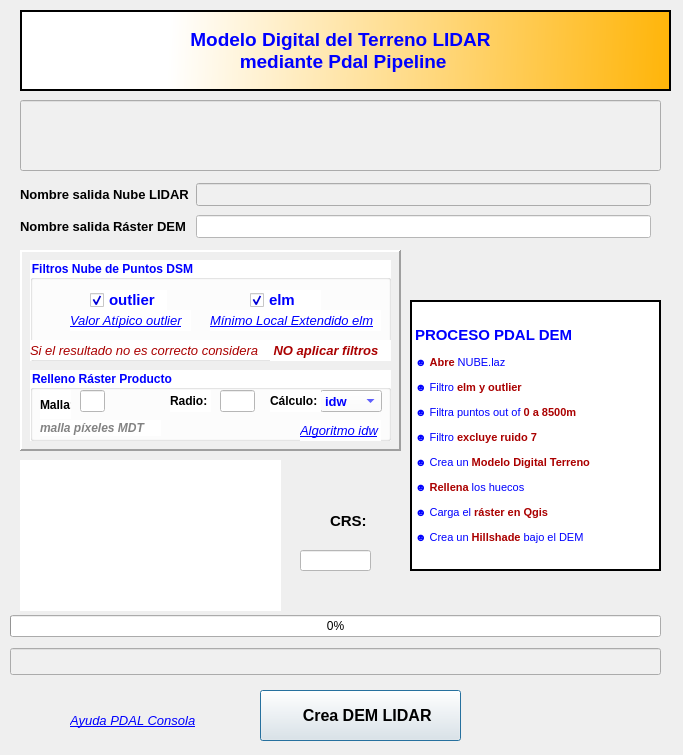
 <widget class="QDialog" name="Formulario">
  <property name="geometry">
   <rect>
    <x>0</x>
    <y>0</y>
    <width>683</width>
    <height>755</height>
   </rect>
  </property>
  <property name="font">
   <font>
    <family>Arial</family>
   </font>
  </property>
  <property name="windowTitle">
   <string>Proceso DEM nube de puntos LIDAR</string>
  </property>
  <property name="windowIcon">
   <iconset>
    <normaloff>../icons/contour.png</normaloff>../icons/contour.png</iconset>
  </property>
  <property name="windowOpacity">
   <double>1.000000000000000</double>
  </property>
  <property name="modal">
   <bool>true</bool>
  </property>
  <widget class="QLabel" name="lbicon">
   <property name="geometry">
    <rect>
     <x>30</x>
     <y>20</y>
     <width>71</width>
     <height>61</height>
    </rect>
   </property>
   <property name="maximumSize">
    <size>
     <width>200</width>
     <height>200</height>
    </size>
   </property>
   <property name="cursor">
    <cursorShape>ArrowCursor</cursorShape>
   </property>
   <property name="text">
    <string/>
   </property>
   <property name="pixmap">
    <pixmap>../../../../../../../../../../.designer/icons/ICONACBDEM.png</pixmap>
   </property>
   <property name="scaledContents">
    <bool>true</bool>
   </property>
   <property name="alignment">
    <set>Qt::AlignCenter</set>
   </property>
   <property name="openExternalLinks">
    <bool>false</bool>
   </property>
  </widget>
  <widget class="QLabel" name="lbmarco">
   <property name="geometry">
    <rect>
     <x>20</x>
     <y>10</y>
     <width>651</width>
     <height>81</height>
    </rect>
   </property>
   <property name="maximumSize">
    <size>
     <width>16777215</width>
     <height>55555</height>
    </size>
   </property>
   <property name="font">
    <font>
     <family>Cascadia Code</family>
     <pointsize>18</pointsize>
     <weight>75</weight>
     <italic>true</italic>
     <bold>true</bold>
    </font>
   </property>
   <property name="styleSheet">
    <string notr="true">background-color: qlineargradient(spread:reflect, x1:0, y1:0, x2:1, y2:0.00568182, stop:0.230337 rgba(255, 255, 255, 255), stop:1 rgba(255, 181, 10, 255));</string>
   </property>
   <property name="frameShape">
    <enum>QFrame::Box</enum>
   </property>
   <property name="frameShadow">
    <enum>QFrame::Plain</enum>
   </property>
   <property name="lineWidth">
    <number>2</number>
   </property>
   <property name="text">
    <string>&lt;html&gt;&lt;head/&gt;&lt;body&gt;&lt;p&gt;&lt;br/&gt;&lt;/p&gt;&lt;/body&gt;&lt;/html&gt;</string>
   </property>
   <property name="alignment">
    <set>Qt::AlignCenter</set>
   </property>
  </widget>
  <widget class="QPushButton" name="pbpdal">
   <property name="geometry">
    <rect>
     <x>260</x>
     <y>690</y>
     <width>201</width>
     <height>51</height>
    </rect>
   </property>
   <property name="maximumSize">
    <size>
     <width>300</width>
     <height>80</height>
    </size>
   </property>
   <property name="font">
    <font>
     <family>Arial</family>
     <pointsize>12</pointsize>
     <weight>75</weight>
     <bold>true</bold>
    </font>
   </property>
   <property name="cursor">
    <cursorShape>PointingHandCursor</cursorShape>
   </property>
   <property name="mouseTracking">
    <bool>false</bool>
   </property>
   <property name="text">
    <string>   Crea DEM LIDAR</string>
   </property>
   <property name="icon">
    <iconset>
     <normaloff>../icons/contour.png</normaloff>../icons/contour.png</iconset>
   </property>
   <property name="iconSize">
    <size>
     <width>40</width>
     <height>40</height>
    </size>
   </property>
   <property name="autoDefault">
    <bool>true</bool>
   </property>
  </widget>
  <widget class="QLabel" name="label_38">
   <property name="geometry">
    <rect>
     <x>120</x>
     <y>20</y>
     <width>441</width>
     <height>61</height>
    </rect>
   </property>
   <property name="maximumSize">
    <size>
     <width>800</width>
     <height>16777215</height>
    </size>
   </property>
   <property name="font">
    <font>
     <family>Arial</family>
     <pointsize>14</pointsize>
     <weight>75</weight>
     <italic>false</italic>
     <bold>true</bold>
    </font>
   </property>
   <property name="styleSheet">
    <string notr="true">color: rgb(0, 0, 255);</string>
   </property>
   <property name="text">
    <string>Modelo Digital del Terreno LIDAR
 mediante Pdal Pipeline</string>
   </property>
   <property name="alignment">
    <set>Qt::AlignCenter</set>
   </property>
  </widget>
  <widget class="QLineEdit" name="lbproceso">
   <property name="geometry">
    <rect>
     <x>20</x>
     <y>100</y>
     <width>641</width>
     <height>71</height>
    </rect>
   </property>
   <property name="font">
    <font>
     <family>Arial</family>
     <pointsize>13</pointsize>
     <weight>75</weight>
     <bold>true</bold>
    </font>
   </property>
   <property name="styleSheet">
    <string notr="true">background-color: rgb(240, 240, 240);
color: rgb(170, 0, 0);</string>
   </property>
   <property name="inputMethodHints">
    <set>Qt::ImhMultiLine</set>
   </property>
   <property name="alignment">
    <set>Qt::AlignJustify|Qt::AlignVCenter</set>
   </property>
   <property name="dragEnabled">
    <bool>false</bool>
   </property>
  </widget>
  <widget class="QWidget" name="layoutWidget">
   <property name="geometry">
    <rect>
     <x>10</x>
     <y>610</y>
     <width>651</width>
     <height>71</height>
    </rect>
   </property>
   <layout class="QGridLayout" name="gridLayout">
    <item row="0" column="0">
     <widget class="QProgressBar" name="barra">
      <property name="minimum">
       <number>0</number>
      </property>
      <property name="maximum">
       <number>100</number>
      </property>
      <property name="value">
       <number>0</number>
      </property>
      <property name="orientation">
       <enum>Qt::Horizontal</enum>
      </property>
      <property name="invertedAppearance">
       <bool>false</bool>
      </property>
      <property name="textDirection">
       <enum>QProgressBar::TopToBottom</enum>
      </property>
     </widget>
    </item>
    <item row="1" column="0">
     <widget class="QLineEdit" name="lbproceso1">
      <property name="font">
       <font>
        <family>Arial</family>
        <pointsize>12</pointsize>
        <weight>75</weight>
        <bold>true</bold>
       </font>
      </property>
      <property name="styleSheet">
       <string notr="true">background-color: rgb(240, 240, 240);
color: rgb(0, 0, 255);</string>
      </property>
     </widget>
    </item>
   </layout>
  </widget>
  <widget class="QLabel" name="lbproceso2">
   <property name="geometry">
    <rect>
     <x>50</x>
     <y>580</y>
     <width>81</width>
     <height>21</height>
    </rect>
   </property>
   <property name="font">
    <font>
     <family>Arial</family>
     <pointsize>11</pointsize>
     <weight>9</weight>
     <italic>false</italic>
     <bold>false</bold>
    </font>
   </property>
   <property name="styleSheet">
    <string notr="true">color: rgb(0, 0, 0);
font: 75 11pt &quot;Arial&quot;;</string>
   </property>
   <property name="frameShape">
    <enum>QFrame::NoFrame</enum>
   </property>
   <property name="frameShadow">
    <enum>QFrame::Plain</enum>
   </property>
   <property name="lineWidth">
    <number>1</number>
   </property>
   <property name="midLineWidth">
    <number>1</number>
   </property>
   <property name="text">
    <string>&lt;html&gt;&lt;head/&gt;&lt;body&gt;&lt;p&gt;&lt;br/&gt;&lt;/p&gt;&lt;/body&gt;&lt;/html&gt;</string>
   </property>
   <property name="alignment">
    <set>Qt::AlignCenter</set>
   </property>
  </widget>
  <widget class="QLabel" name="lbicon_3">
   <property name="geometry">
    <rect>
     <x>30</x>
     <y>20</y>
     <width>51</width>
     <height>51</height>
    </rect>
   </property>
   <property name="maximumSize">
    <size>
     <width>200</width>
     <height>200</height>
    </size>
   </property>
   <property name="cursor">
    <cursorShape>ArrowCursor</cursorShape>
   </property>
   <property name="text">
    <string/>
   </property>
   <property name="pixmap">
    <pixmap>../icons/contour.png</pixmap>
   </property>
   <property name="scaledContents">
    <bool>true</bool>
   </property>
   <property name="alignment">
    <set>Qt::AlignCenter</set>
   </property>
   <property name="openExternalLinks">
    <bool>false</bool>
   </property>
  </widget>
  <widget class="QLabel" name="lbicon_4">
   <property name="geometry">
    <rect>
     <x>600</x>
     <y>20</y>
     <width>61</width>
     <height>61</height>
    </rect>
   </property>
   <property name="maximumSize">
    <size>
     <width>200</width>
     <height>200</height>
    </size>
   </property>
   <property name="cursor">
    <cursorShape>ArrowCursor</cursorShape>
   </property>
   <property name="text">
    <string/>
   </property>
   <property name="pixmap">
    <pixmap>../icons/pdal.png</pixmap>
   </property>
   <property name="scaledContents">
    <bool>true</bool>
   </property>
   <property name="alignment">
    <set>Qt::AlignCenter</set>
   </property>
   <property name="openExternalLinks">
    <bool>false</bool>
   </property>
  </widget>
  <widget class="QWidget" name="layoutWidget">
   <property name="geometry">
    <rect>
     <x>20</x>
     <y>180</y>
     <width>631</width>
     <height>63</height>
    </rect>
   </property>
   <layout class="QGridLayout" name="gridLayout_3">
    <item row="0" column="0">
     <widget class="QLabel" name="label_36">
      <property name="maximumSize">
       <size>
        <width>300</width>
        <height>16777215</height>
       </size>
      </property>
      <property name="font">
       <font>
        <family>Arial</family>
        <pointsize>10</pointsize>
        <weight>75</weight>
        <italic>false</italic>
        <bold>true</bold>
       </font>
      </property>
      <property name="text">
       <string>Nombre salida Nube LIDAR</string>
      </property>
     </widget>
    </item>
    <item row="0" column="1">
     <widget class="QLineEdit" name="qlelidar">
      <property name="font">
       <font>
        <family>Arial</family>
        <pointsize>10</pointsize>
        <weight>75</weight>
        <bold>true</bold>
       </font>
      </property>
      <property name="styleSheet">
       <string notr="true">background-color: rgb(240, 240, 240);</string>
      </property>
      <property name="alignment">
       <set>Qt::AlignRight|Qt::AlignTrailing|Qt::AlignVCenter</set>
      </property>
      <property name="readOnly">
       <bool>true</bool>
      </property>
     </widget>
    </item>
    <item row="1" column="1">
     <widget class="QLineEdit" name="qleraster">
      <property name="font">
       <font>
        <family>Arial</family>
        <pointsize>10</pointsize>
        <weight>75</weight>
        <bold>true</bold>
       </font>
      </property>
      <property name="styleSheet">
       <string notr="true">background-color: rgb(255, 255, 255);</string>
      </property>
      <property name="alignment">
       <set>Qt::AlignRight|Qt::AlignTrailing|Qt::AlignVCenter</set>
      </property>
     </widget>
    </item>
    <item row="1" column="0">
     <widget class="QLabel" name="label_35">
      <property name="maximumSize">
       <size>
        <width>300</width>
        <height>16777215</height>
       </size>
      </property>
      <property name="font">
       <font>
        <family>Arial</family>
        <pointsize>10</pointsize>
        <weight>75</weight>
        <italic>false</italic>
        <bold>true</bold>
       </font>
      </property>
      <property name="text">
       <string>Nombre salida Ráster DEM</string>
      </property>
     </widget>
    </item>
   </layout>
  </widget>
  <widget class="QLabel" name="lbicon_5">
   <property name="geometry">
    <rect>
     <x>300</x>
     <y>500</y>
     <width>31</width>
     <height>31</height>
    </rect>
   </property>
   <property name="maximumSize">
    <size>
     <width>200</width>
     <height>200</height>
    </size>
   </property>
   <property name="cursor">
    <cursorShape>ArrowCursor</cursorShape>
   </property>
   <property name="text">
    <string/>
   </property>
   <property name="pixmap">
    <pixmap>../icons/CRS.png</pixmap>
   </property>
   <property name="scaledContents">
    <bool>true</bool>
   </property>
   <property name="alignment">
    <set>Qt::AlignCenter</set>
   </property>
   <property name="openExternalLinks">
    <bool>false</bool>
   </property>
  </widget>
  <widget class="QLineEdit" name="qlecrs">
   <property name="geometry">
    <rect>
     <x>300</x>
     <y>550</y>
     <width>71</width>
     <height>21</height>
    </rect>
   </property>
   <property name="font">
    <font>
     <family>Arial</family>
     <pointsize>11</pointsize>
     <weight>75</weight>
     <bold>true</bold>
    </font>
   </property>
   <property name="styleSheet">
    <string notr="true">background-color: rgb(255, 255, 255);</string>
   </property>
   <property name="text">
    <string/>
   </property>
   <property name="alignment">
    <set>Qt::AlignRight|Qt::AlignTrailing|Qt::AlignVCenter</set>
   </property>
   <property name="dragEnabled">
    <bool>false</bool>
   </property>
   <property name="readOnly">
    <bool>true</bool>
   </property>
  </widget>
  <widget class="QLabel" name="label_37">
   <property name="geometry">
    <rect>
     <x>330</x>
     <y>510</y>
     <width>41</width>
     <height>21</height>
    </rect>
   </property>
   <property name="maximumSize">
    <size>
     <width>70</width>
     <height>16777215</height>
    </size>
   </property>
   <property name="font">
    <font>
     <family>Arial</family>
     <pointsize>11</pointsize>
     <weight>75</weight>
     <italic>false</italic>
     <bold>true</bold>
    </font>
   </property>
   <property name="text">
    <string>CRS:</string>
   </property>
  </widget>
  <widget class="QLabel" name="lbinfo">
   <property name="geometry">
    <rect>
     <x>410</x>
     <y>300</y>
     <width>251</width>
     <height>271</height>
    </rect>
   </property>
   <property name="sizePolicy">
    <sizepolicy hsizetype="Minimum" vsizetype="Minimum">
     <horstretch>0</horstretch>
     <verstretch>0</verstretch>
    </sizepolicy>
   </property>
   <property name="font">
    <font>
     <family>Arial</family>
     <pointsize>10</pointsize>
     <weight>50</weight>
     <italic>false</italic>
     <bold>false</bold>
    </font>
   </property>
   <property name="styleSheet">
    <string notr="true">background-color: rgb(255, 255, 255);</string>
   </property>
   <property name="frameShape">
    <enum>QFrame::Box</enum>
   </property>
   <property name="frameShadow">
    <enum>QFrame::Plain</enum>
   </property>
   <property name="lineWidth">
    <number>2</number>
   </property>
   <property name="text">
    <string>&lt;html&gt;&lt;head/&gt;&lt;body&gt;&lt;p&gt;&lt;span style=&quot; font-size:11pt; font-weight:600; color:#0000ff;&quot;&gt;PROCESO PDAL DEM&lt;/span&gt;&lt;/p&gt;&lt;p&gt;&lt;span style=&quot; font-size:8pt; color:#0000ff;&quot;&gt;☻ &lt;/span&gt;&lt;span style=&quot; font-size:8pt; font-weight:600; color:#aa0000;&quot;&gt;Abre&lt;/span&gt;&lt;span style=&quot; font-size:8pt; color:#0000ff;&quot;&gt; NUBE.laz&lt;/span&gt;&lt;/p&gt;&lt;p&gt;&lt;span style=&quot; font-size:8pt; color:#0000ff;&quot;&gt;☻ Filtro &lt;/span&gt;&lt;span style=&quot; font-size:8pt; font-weight:600; color:#aa0000;&quot;&gt;elm y outlier&lt;/span&gt;&lt;/p&gt;&lt;p&gt;&lt;span style=&quot; font-size:8pt; color:#0000ff;&quot;&gt;☻ Filtra puntos out of &lt;/span&gt;&lt;span style=&quot; font-size:8pt; font-weight:600; color:#aa0000;&quot;&gt;0 a 8500m&lt;/span&gt;&lt;/p&gt;&lt;p&gt;&lt;span style=&quot; font-size:8pt; color:#0000ff;&quot;&gt;☻ Filtro &lt;/span&gt;&lt;span style=&quot; font-size:8pt; font-weight:600; color:#aa0000;&quot;&gt;excluye ruido 7&lt;/span&gt;&lt;/p&gt;&lt;p&gt;&lt;span style=&quot; font-size:8pt; color:#0000ff;&quot;&gt;☻ Crea un &lt;/span&gt;&lt;span style=&quot; font-size:8pt; font-weight:600; color:#aa0000;&quot;&gt;Modelo Digital Terreno&lt;/span&gt;&lt;/p&gt;&lt;p&gt;&lt;span style=&quot; font-size:8pt; color:#0000ff;&quot;&gt;☻ &lt;/span&gt;&lt;span style=&quot; font-size:8pt; font-weight:600; color:#aa0000;&quot;&gt;Rellena&lt;/span&gt;&lt;span style=&quot; font-size:8pt; color:#0000ff;&quot;&gt; los huecos&lt;/span&gt;&lt;/p&gt;&lt;p&gt;&lt;span style=&quot; font-size:8pt; color:#0000ff;&quot;&gt;☻ Carga el &lt;/span&gt;&lt;span style=&quot; font-size:8pt; font-weight:600; color:#aa0000;&quot;&gt;ráster en Qgis&lt;/span&gt;&lt;/p&gt;&lt;p&gt;&lt;span style=&quot; font-size:8pt; color:#0000ff;&quot;&gt;☻ Crea un &lt;/span&gt;&lt;span style=&quot; font-size:8pt; font-weight:600; color:#aa0000;&quot;&gt;Hillshade&lt;/span&gt;&lt;span style=&quot; font-size:8pt; color:#0000ff;&quot;&gt; bajo el DEM&lt;/span&gt;&lt;/p&gt;&lt;/body&gt;&lt;/html&gt;</string>
   </property>
   <property name="textFormat">
    <enum>Qt::RichText</enum>
   </property>
   <property name="scaledContents">
    <bool>false</bool>
   </property>
   <property name="alignment">
    <set>Qt::AlignLeading|Qt::AlignLeft|Qt::AlignVCenter</set>
   </property>
   <property name="margin">
    <number>0</number>
   </property>
   <property name="indent">
    <number>-1</number>
   </property>
  </widget>
  <widget class="QFrame" name="frame_2">
   <property name="geometry">
    <rect>
     <x>20</x>
     <y>250</y>
     <width>381</width>
     <height>201</height>
    </rect>
   </property>
   <property name="frameShape">
    <enum>QFrame::Panel</enum>
   </property>
   <property name="frameShadow">
    <enum>QFrame::Raised</enum>
   </property>
   <property name="lineWidth">
    <number>2</number>
   </property>
   <property name="midLineWidth">
    <number>1</number>
   </property>
   <widget class="QGroupBox" name="groupBox">
    <property name="geometry">
     <rect>
      <x>10</x>
      <y>120</y>
      <width>361</width>
      <height>71</height>
     </rect>
    </property>
    <property name="font">
     <font>
      <family>MS Shell Dlg 2</family>
      <weight>75</weight>
      <bold>true</bold>
     </font>
    </property>
    <property name="styleSheet">
     <string notr="true">color: rgb(0, 0, 255);
background-color: rgb(255, 255, 255);</string>
    </property>
    <property name="title">
     <string>Relleno Ráster Producto</string>
    </property>
    <property name="flat">
     <bool>true</bool>
    </property>
    <property name="checkable">
     <bool>false</bool>
    </property>
    <widget class="QComboBox" name="cmbcalculo">
     <property name="geometry">
      <rect>
       <x>290</x>
       <y>20</y>
       <width>62</width>
       <height>22</height>
      </rect>
     </property>
     <property name="minimumSize">
      <size>
       <width>50</width>
       <height>0</height>
      </size>
     </property>
     <property name="font">
      <font>
       <family>Arial</family>
       <pointsize>10</pointsize>
       <weight>75</weight>
       <italic>false</italic>
       <bold>true</bold>
      </font>
     </property>
     <property name="currentText">
      <string>idw</string>
     </property>
     <item>
      <property name="text">
       <string>idw</string>
      </property>
     </item>
     <item>
      <property name="text">
       <string>mean</string>
      </property>
     </item>
    </widget>
    <widget class="QLabel" name="label_39">
     <property name="geometry">
      <rect>
       <x>240</x>
       <y>20</y>
       <width>51</width>
       <height>22</height>
      </rect>
     </property>
     <property name="maximumSize">
      <size>
       <width>70</width>
       <height>16777215</height>
      </size>
     </property>
     <property name="font">
      <font>
       <family>Arial</family>
       <pointsize>9</pointsize>
       <weight>75</weight>
       <italic>false</italic>
       <bold>true</bold>
      </font>
     </property>
     <property name="styleSheet">
      <string notr="true">color: rgb(0, 0, 0);</string>
     </property>
     <property name="text">
      <string>Cálculo:</string>
     </property>
    </widget>
    <widget class="QLineEdit" name="qleradio">
     <property name="geometry">
      <rect>
       <x>190</x>
       <y>20</y>
       <width>35</width>
       <height>22</height>
      </rect>
     </property>
     <property name="maximumSize">
      <size>
       <width>35</width>
       <height>16777215</height>
      </size>
     </property>
     <property name="font">
      <font>
       <family>Arial</family>
       <pointsize>10</pointsize>
       <weight>75</weight>
       <bold>true</bold>
      </font>
     </property>
     <property name="styleSheet">
      <string notr="true">background-color: rgb(255, 255, 255);</string>
     </property>
     <property name="text">
      <string/>
     </property>
     <property name="alignment">
      <set>Qt::AlignRight|Qt::AlignTrailing|Qt::AlignVCenter</set>
     </property>
    </widget>
    <widget class="QLabel" name="label_40">
     <property name="geometry">
      <rect>
       <x>140</x>
       <y>20</y>
       <width>41</width>
       <height>22</height>
      </rect>
     </property>
     <property name="maximumSize">
      <size>
       <width>70</width>
       <height>16777215</height>
      </size>
     </property>
     <property name="font">
      <font>
       <family>Arial</family>
       <pointsize>9</pointsize>
       <weight>75</weight>
       <italic>false</italic>
       <bold>true</bold>
      </font>
     </property>
     <property name="styleSheet">
      <string notr="true">color: rgb(0, 0, 0);</string>
     </property>
     <property name="text">
      <string>Radio:</string>
     </property>
    </widget>
    <widget class="QLineEdit" name="qlemalla">
     <property name="geometry">
      <rect>
       <x>50</x>
       <y>20</y>
       <width>25</width>
       <height>22</height>
      </rect>
     </property>
     <property name="maximumSize">
      <size>
       <width>25</width>
       <height>16777215</height>
      </size>
     </property>
     <property name="font">
      <font>
       <family>Arial</family>
       <pointsize>10</pointsize>
       <weight>75</weight>
       <bold>true</bold>
      </font>
     </property>
     <property name="styleSheet">
      <string notr="true">background-color: rgb(255, 255, 255);</string>
     </property>
     <property name="alignment">
      <set>Qt::AlignRight|Qt::AlignTrailing|Qt::AlignVCenter</set>
     </property>
    </widget>
    <widget class="QLabel" name="label_41">
     <property name="geometry">
      <rect>
       <x>10</x>
       <y>20</y>
       <width>31</width>
       <height>29</height>
      </rect>
     </property>
     <property name="maximumSize">
      <size>
       <width>70</width>
       <height>16777215</height>
      </size>
     </property>
     <property name="font">
      <font>
       <family>Arial</family>
       <pointsize>9</pointsize>
       <weight>75</weight>
       <italic>false</italic>
       <bold>true</bold>
      </font>
     </property>
     <property name="styleSheet">
      <string notr="true">color: rgb(0, 0, 0);</string>
     </property>
     <property name="text">
      <string>Malla:</string>
     </property>
    </widget>
    <widget class="QLabel" name="label_42">
     <property name="geometry">
      <rect>
       <x>10</x>
       <y>50</y>
       <width>121</width>
       <height>16</height>
      </rect>
     </property>
     <property name="maximumSize">
      <size>
       <width>350</width>
       <height>16777215</height>
      </size>
     </property>
     <property name="font">
      <font>
       <family>Arial</family>
       <pointsize>9</pointsize>
       <weight>75</weight>
       <italic>true</italic>
       <bold>true</bold>
      </font>
     </property>
     <property name="styleSheet">
      <string notr="true">color: rgb(131, 131, 131);</string>
     </property>
     <property name="text">
      <string>malla píxeles MDT</string>
     </property>
    </widget>
    <widget class="QLabel" name="lbvideomapas_12">
     <property name="geometry">
      <rect>
       <x>270</x>
       <y>50</y>
       <width>81</width>
       <height>21</height>
      </rect>
     </property>
     <property name="font">
      <font>
       <family>Arial</family>
       <pointsize>10</pointsize>
       <weight>9</weight>
       <italic>true</italic>
       <bold>false</bold>
       <underline>true</underline>
      </font>
     </property>
     <property name="cursor">
      <cursorShape>PointingHandCursor</cursorShape>
     </property>
     <property name="styleSheet">
      <string notr="true">color: rgb(0, 0, 255);
font: 75 italic 10pt &quot;Arial&quot;;
text-decoration: underline;</string>
     </property>
     <property name="text">
      <string>&lt;html&gt;&lt;head/&gt;&lt;body&gt;&lt;p&gt;&lt;a href=&quot;https://en.wikipedia.org/wiki/Inverse_distance_weighting&quot;&gt;&lt;span style=&quot; text-decoration: underline; color:#0000ff;&quot;&gt;Algoritmo idw&lt;/span&gt;&lt;/a&gt;&lt;/p&gt;&lt;/body&gt;&lt;/html&gt;</string>
     </property>
     <property name="openExternalLinks">
      <bool>true</bool>
     </property>
    </widget>
   </widget>
   <widget class="QGroupBox" name="groupBox_2">
    <property name="geometry">
     <rect>
      <x>10</x>
      <y>10</y>
      <width>361</width>
      <height>101</height>
     </rect>
    </property>
    <property name="font">
     <font>
      <family>MS Shell Dlg 2</family>
      <weight>75</weight>
      <bold>true</bold>
     </font>
    </property>
    <property name="styleSheet">
     <string notr="true">color: rgb(0, 0, 255);
background-color: rgb(255, 255, 255);</string>
    </property>
    <property name="title">
     <string>Filtros Nube de Puntos DSM</string>
    </property>
    <property name="flat">
     <bool>true</bool>
    </property>
    <property name="checkable">
     <bool>false</bool>
    </property>
    <widget class="QLabel" name="lbvideomapas_14">
     <property name="geometry">
      <rect>
       <x>180</x>
       <y>50</y>
       <width>171</width>
       <height>21</height>
      </rect>
     </property>
     <property name="font">
      <font>
       <family>Arial</family>
       <pointsize>10</pointsize>
       <weight>9</weight>
       <italic>true</italic>
       <bold>false</bold>
       <underline>true</underline>
      </font>
     </property>
     <property name="cursor">
      <cursorShape>PointingHandCursor</cursorShape>
     </property>
     <property name="styleSheet">
      <string notr="true">color: rgb(0, 0, 255);
font: 75 italic 10pt &quot;Arial&quot;;
text-decoration: underline;</string>
     </property>
     <property name="text">
      <string>&lt;html&gt;&lt;head/&gt;&lt;body&gt;&lt;p&gt;&lt;a href=&quot;https://pdal.io/en/2.6.0/stages/filters.elm.html&quot;&gt;&lt;span style=&quot; text-decoration: underline; color:#0000ff;&quot;&gt;Mínimo Local Extendido elm&lt;/span&gt;&lt;/a&gt;&lt;/p&gt;&lt;/body&gt;&lt;/html&gt;</string>
     </property>
     <property name="openExternalLinks">
      <bool>true</bool>
     </property>
    </widget>
    <widget class="QCheckBox" name="chb1">
     <property name="geometry">
      <rect>
       <x>60</x>
       <y>30</y>
       <width>77</width>
       <height>20</height>
      </rect>
     </property>
     <property name="font">
      <font>
       <family>Arial</family>
       <pointsize>11</pointsize>
       <weight>75</weight>
       <bold>true</bold>
      </font>
     </property>
     <property name="text">
      <string>outlier</string>
     </property>
     <property name="checked">
      <bool>true</bool>
     </property>
     <property name="tristate">
      <bool>false</bool>
     </property>
    </widget>
    <widget class="QCheckBox" name="chb2">
     <property name="geometry">
      <rect>
       <x>220</x>
       <y>30</y>
       <width>71</width>
       <height>20</height>
      </rect>
     </property>
     <property name="font">
      <font>
       <family>Arial</family>
       <pointsize>11</pointsize>
       <weight>75</weight>
       <bold>true</bold>
      </font>
     </property>
     <property name="text">
      <string>elm</string>
     </property>
     <property name="checked">
      <bool>true</bool>
     </property>
     <property name="tristate">
      <bool>false</bool>
     </property>
    </widget>
    <widget class="QLabel" name="label_48">
     <property name="geometry">
      <rect>
       <x>240</x>
       <y>80</y>
       <width>121</width>
       <height>21</height>
      </rect>
     </property>
     <property name="maximumSize">
      <size>
       <width>350</width>
       <height>16777215</height>
      </size>
     </property>
     <property name="font">
      <font>
       <family>Arial</family>
       <pointsize>10</pointsize>
       <weight>75</weight>
       <italic>true</italic>
       <bold>true</bold>
      </font>
     </property>
     <property name="styleSheet">
      <string notr="true">color: rgb(170, 0, 0);</string>
     </property>
     <property name="text">
      <string> NO aplicar filtros</string>
     </property>
    </widget>
    <widget class="QLabel" name="label_49">
     <property name="geometry">
      <rect>
       <x>0</x>
       <y>80</y>
       <width>241</width>
       <height>20</height>
      </rect>
     </property>
     <property name="maximumSize">
      <size>
       <width>350</width>
       <height>16777215</height>
      </size>
     </property>
     <property name="font">
      <font>
       <family>Arial</family>
       <pointsize>10</pointsize>
       <weight>50</weight>
       <italic>true</italic>
       <bold>false</bold>
      </font>
     </property>
     <property name="styleSheet">
      <string notr="true">color: rgb(170, 0, 0);</string>
     </property>
     <property name="text">
      <string>Si el resultado no es correcto considera</string>
     </property>
    </widget>
    <widget class="QLabel" name="lbvideomapas_15">
     <property name="geometry">
      <rect>
       <x>40</x>
       <y>50</y>
       <width>121</width>
       <height>21</height>
      </rect>
     </property>
     <property name="font">
      <font>
       <family>Arial</family>
       <pointsize>10</pointsize>
       <weight>9</weight>
       <italic>true</italic>
       <bold>false</bold>
       <underline>true</underline>
      </font>
     </property>
     <property name="cursor">
      <cursorShape>PointingHandCursor</cursorShape>
     </property>
     <property name="styleSheet">
      <string notr="true">color: rgb(0, 0, 255);
font: 75 italic 10pt &quot;Arial&quot;;
text-decoration: underline;</string>
     </property>
     <property name="text">
      <string>&lt;html&gt;&lt;head/&gt;&lt;body&gt;&lt;p&gt;&lt;a href=&quot;https://pdal.io/en/2.6.0/stages/filters.outlier.html&quot;&gt;&lt;span style=&quot; text-decoration: underline; color:#0000ff;&quot;&gt;Valor Atípico outlier&lt;/span&gt;&lt;/a&gt;&lt;/p&gt;&lt;/body&gt;&lt;/html&gt;</string>
     </property>
     <property name="openExternalLinks">
      <bool>true</bool>
     </property>
    </widget>
    <zorder>chb1</zorder>
    <zorder>lbvideomapas_14</zorder>
    <zorder>lbvideomapas_15</zorder>
    <zorder>label_49</zorder>
    <zorder>label_48</zorder>
    <zorder>chb2</zorder>
   </widget>
  </widget>
  <widget class="QLabel" name="lbproceso3">
   <property name="geometry">
    <rect>
     <x>20</x>
     <y>460</y>
     <width>261</width>
     <height>151</height>
    </rect>
   </property>
   <property name="font">
    <font>
     <family>Arial</family>
     <pointsize>9</pointsize>
     <weight>11</weight>
     <italic>false</italic>
     <bold>false</bold>
    </font>
   </property>
   <property name="styleSheet">
    <string notr="true">color: rgb(0, 0, 0);
background-color: rgb(255, 255, 255);
font: 87 9pt &quot;Arial&quot;;</string>
   </property>
   <property name="frameShape">
    <enum>QFrame::NoFrame</enum>
   </property>
   <property name="frameShadow">
    <enum>QFrame::Plain</enum>
   </property>
   <property name="lineWidth">
    <number>1</number>
   </property>
   <property name="text">
    <string/>
   </property>
   <property name="pixmap">
    <pixmap>../icons/pirates.png</pixmap>
   </property>
   <property name="scaledContents">
    <bool>true</bool>
   </property>
   <property name="alignment">
    <set>Qt::AlignRight|Qt::AlignTop|Qt::AlignTrailing</set>
   </property>
   <property name="wordWrap">
    <bool>false</bool>
   </property>
  </widget>
  <widget class="QLabel" name="lbvideomapas_16">
   <property name="geometry">
    <rect>
     <x>70</x>
     <y>710</y>
     <width>151</width>
     <height>21</height>
    </rect>
   </property>
   <property name="font">
    <font>
     <family>Arial</family>
     <pointsize>10</pointsize>
     <weight>9</weight>
     <italic>true</italic>
     <bold>false</bold>
     <underline>true</underline>
    </font>
   </property>
   <property name="cursor">
    <cursorShape>PointingHandCursor</cursorShape>
   </property>
   <property name="styleSheet">
    <string notr="true">color: rgb(0, 0, 255);
font: 75 italic 10pt &quot;Arial&quot;;
text-decoration: underline;</string>
   </property>
   <property name="text">
    <string>&lt;html&gt;&lt;head/&gt;&lt;body&gt;&lt;p&gt;&lt;a href=&quot;https://pdal.io/en/2.6.0/tutorial/index.html&quot;&gt;&lt;span style=&quot; text-decoration: underline; color:#0000ff;&quot;&gt;Ayuda PDAL Consola&lt;/span&gt;&lt;/a&gt;&lt;/p&gt;&lt;/body&gt;&lt;/html&gt;</string>
   </property>
   <property name="openExternalLinks">
    <bool>true</bool>
   </property>
  </widget>
  <zorder>lbmarco</zorder>
  <zorder>layoutWidget</zorder>
  <zorder>lbicon</zorder>
  <zorder>pbpdal</zorder>
  <zorder>label_38</zorder>
  <zorder>lbproceso</zorder>
  <zorder>lbproceso2</zorder>
  <zorder>lbicon_3</zorder>
  <zorder>lbicon_4</zorder>
  <zorder>layoutWidget</zorder>
  <zorder>lbicon_5</zorder>
  <zorder>qlecrs</zorder>
  <zorder>label_37</zorder>
  <zorder>lbinfo</zorder>
  <zorder>frame_2</zorder>
  <zorder>lbproceso3</zorder>
  <zorder>lbvideomapas_16</zorder>
 </widget>
